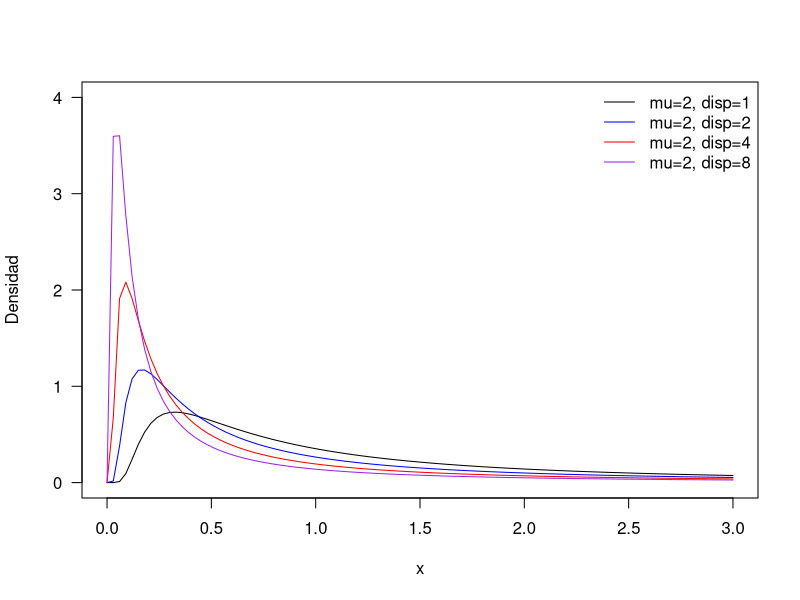
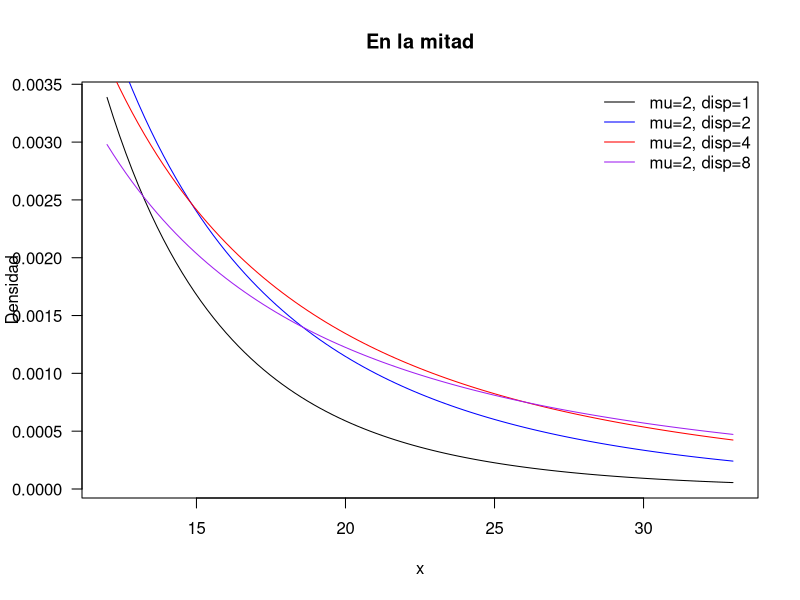
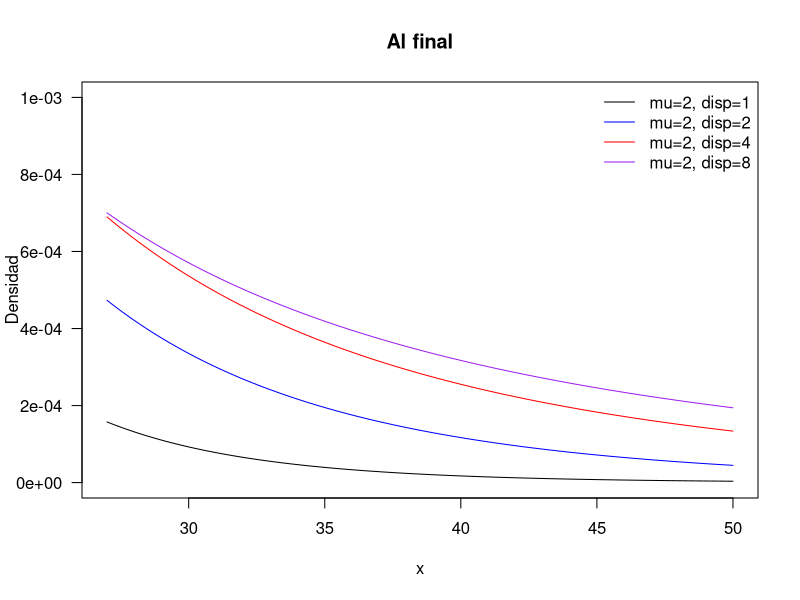
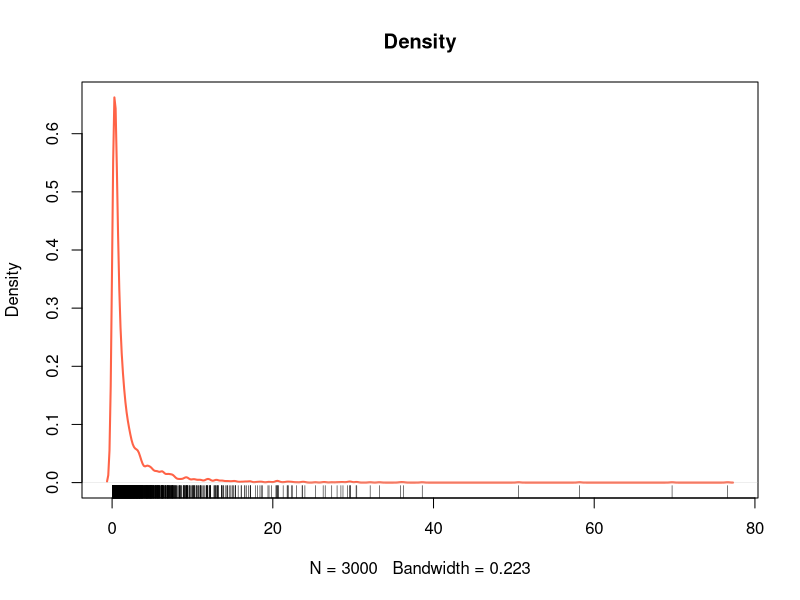

Reproduce these figures in R, in order.
# En este ejemplo se simulan datos de un glm y se 
# estiman los parametros del modelo

# Formas de la densidad ---------------------------------------------------
library(statmod)
curve(dinvgauss(x, mean=2, dispersion=1), to=3, las=1,
      ylim=c(0, 4), ylab="Densidad")
curve(dinvgauss(x, mean=2, dispersion=2), add=TRUE, col='blue')
curve(dinvgauss(x, mean=2, dispersion=4), add=TRUE, col='red')
curve(dinvgauss(x, mean=2, dispersion=8), add=TRUE, col='purple')
legend("topright", legend=c("mu=2, disp=1", "mu=2, disp=2", 
                            "mu=2, disp=4", "mu=2, disp=8"),
       col=c("black", "blue", "red", "purple"), lty=1, bty="n")

media <- 2
disper <- c(1, 2, 4, 8)
cbind(media=2, disper=disper, varianza=disper * media^3)
# Parece extrano que la distribucion morada tiene mayor varianza

# Lo que sucede lejos del cero
curve(dinvgauss(x, mean=2, dispersion=1), from=12, to=33, las=1,
      ylab="Densidad", main="En la mitad")
curve(dinvgauss(x, mean=2, dispersion=2), add=TRUE, col='blue')
curve(dinvgauss(x, mean=2, dispersion=4), add=TRUE, col='red')
curve(dinvgauss(x, mean=2, dispersion=8), add=TRUE, col='purple')
legend("topright", legend=c("mu=2, disp=1", "mu=2, disp=2", 
                            "mu=2, disp=4", "mu=2, disp=8"),
       col=c("black", "blue", "red", "purple"), lty=1, bty="n")

# Lo que sucede lejos del cero
curve(dinvgauss(x, mean=2, dispersion=1), from=27, to=50, las=1,
      ylim=c(0, 10e-4), ylab="Densidad", main="Al final")
curve(dinvgauss(x, mean=2, dispersion=2), add=TRUE, col='blue')
curve(dinvgauss(x, mean=2, dispersion=4), add=TRUE, col='red')
curve(dinvgauss(x, mean=2, dispersion=8), add=TRUE, col='purple')
legend("topright", legend=c("mu=2, disp=1", "mu=2, disp=2", 
                            "mu=2, disp=4", "mu=2, disp=8"),
       col=c("black", "blue", "red", "purple"), lty=1, bty="n")


# Estimacion sin covariables ----------------------------------------------

# Modelo: Y~IG(mu, k)
# Parametro de localizacion: mu=2
# Parametro de   dispersion: dispersion=2

library(statmod)

mu <- 2
disp <- 2
y <- rinvgauss(n=3000, mean=mu, dispersion=disp)

# Densidad empirica
plot(density(y), lwd=2, col='tomato', main='Density')
rug(y)

# Ajustando el modelo
mod <- glm(y ~ 1, family=inverse.gaussian(link="log"))
summary(mod)

exp(coef(mod))            # estimacion de mu
summary(mod)$dispersion   # estimacion de disp

# Estimacion con covariables ----------------------------------------------

# Modelo: Y~IG(mu, disp) con log(mu) = b0 + b1 * x
# con b0=-1 y b1=1
# disp = 2

# Funcion para generar los datos
gen_dat <- function(n, b0, b1, disp) {
  x <- runif(n=n)
  mu <- exp(b0 + b1 * x)
  y <- rinvgauss(n=n, mean=mu, disp=disp)
  data.frame(y=y, x=x)
}

# Generando los datos
n <- 3000
datos <- gen_dat(n=n, b0=-1, b1=1, disp=2)
head(datos)

# Ajustado el modelo
mod <- glm(y ~ x, data=datos, family=inverse.gaussian(link='log'))
summary(mod)

coef(mod)                 # estimacion de los betas
summary(mod)$dispersion   # estimacion de disp

